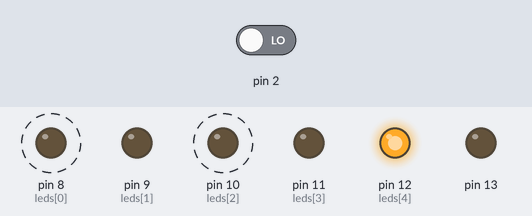
A sketch run on a simulated Arduino Uno, built with avr-gcc and run on an emulated ATmega328P. Parts: output pins drawn as LEDs (lit = HIGH). Dashed ring = blinking. The inputs (shaded band) are chosen by the test bench; at power-on: pin 2 LOW.

Above: at 1.25 s.
1.3 s: pin 2 driven HIGH
At 2.65 s:
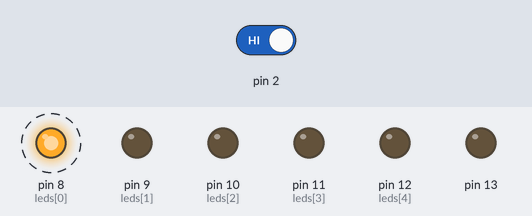
At 3.15 s:
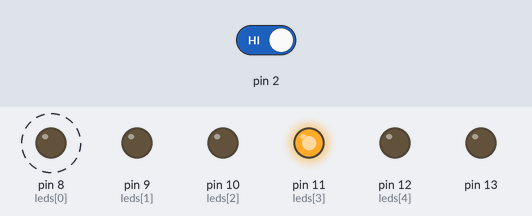
Timing chart, 0 to 10.3 s (numbered marks = the images above; inputs shaded):
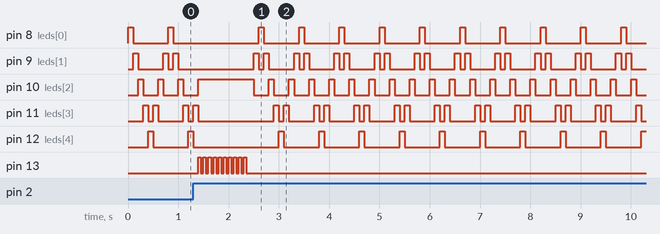

The sketch:

catchTheLED.ino
```cpp
const int buttonInterrupt = 0;  // Button interrupt 0 is internally mapped to  pin 2
volatile int buttonState = LOW; //initial button state
volatile boolean triggered = false;//tells us if the interrupt has been triggered
volatile long lastDebounceTime = 0;// the last time the interrupt was triggered
long debounceDelay = 5;//the debounce time; decrease if quick button presses are ignored

//create an array of integers that will hold the pin number
//assignments.  The array is efficient, fast and allows easy expansion
//for more leds
int leds[] = {8, 9, 10, 11, 12};

//#define The number of LEDS
//sizeof(leds)/sizeof(int) returns the total number of bytes in the array
//divided by the size of an int in bytes. This results
//in the number of elements in the array leds[].
//#define allows the code to be easily
//reused for circuits with any number of leds.
#define NUMBER_OF_LEDS (sizeof(leds)/sizeof(int))

//declare a two dimensional array of
//boolean values.  Each line is one element,
//each HIGH or LOW constant is defined
//in the Arduino library as a boolean
//value.  Using booleans is more efficient
//than using ints as they occupy less memory
//space in the Arduino board memory.

//Look at the pattern. Each line describes the state
//of all five leds as we cycle through the loop
boolean larson[][NUMBER_OF_LEDS] = {
{ HIGH, LOW, LOW, LOW, LOW},
{ LOW, HIGH, LOW, LOW, LOW},
{ LOW, LOW, HIGH, LOW, LOW},
{ LOW, LOW, LOW, HIGH, LOW},
{ LOW, LOW, LOW, LOW, HIGH},
{ LOW, LOW, LOW, HIGH, LOW},
{ LOW, LOW, HIGH, LOW, LOW},
{ LOW, HIGH, LOW, LOW, LOW},
};

//you can try different patterns for different blink
//effects with minimal code changes.  Try this one
//by uncommenting.
/*
boolean larson[][NUMBER_OF_LEDS] = {
{ HIGH, LOW, LOW, LOW, HIGH},
{ LOW, HIGH, LOW, HIGH, LOW},
{ LOW, LOW, HIGH, LOW, LOW},
{ LOW, HIGH, LOW, HIGH, LOW}
};

boolean you_won[][NUMBER_OF_LEDS] = {
{ HIGH, HIGH, HIGH, HIGH, HIGH},
{ LOW, LOW, LOW, LOW, LOW}
};

boolean larson[][NUMBER_OF_LEDS] = {
{ HIGH, LOW, LOW, LOW, LOW},
{ LOW, HIGH, LOW, LOW, LOW},
{ LOW, LOW, HIGH, LOW, LOW},
{ LOW, LOW, LOW, HIGH, LOW},
{ LOW, LOW, LOW, LOW, HIGH}
};
*/

//define FRAMES gives us the number of "frames"
//in the code.  If we change the above larson arrays,
//nothing else has to change in this #define or the
//code that follows
#define FRAMES (sizeof(larson)/(sizeof(larson[0])))

void setup() {
//attach Interrupt
attachInterrupt(buttonInterrupt, Rise, RISING);

//configure all the pins for output
for (int led=0; led<NUMBER_OF_LEDS; led++) {
  pinMode(leds[led], OUTPUT);
  }
//to indicate you won!
  pinMode(13, OUTPUT);
}

void loop(){//start loop
  //nested for loop
  //for each FRAME
  for (int frame=0; frame<FRAMES; frame++) {//start for FRAMES
    //turn on/off each pin with no delay
    for (int led=0; led<NUMBER_OF_LEDS; led++) {//start for NUMBER_OF_LEDS
      digitalWrite(leds[led], larson[frame][led]);
    }//end for NUMBER_OF_LEDs
    //check if we are in the right frame to "catch"
    if ((frame == 2)||(frame == 6))
    {
        //check if the interrupt was triggered
        if(triggered){
          //yes, we won! blink onboard led 10 times
          for (int i=0; i<10; i++) {
            digitalWrite(13, HIGH);
            delay(50);
            digitalWrite(13, LOW);
            delay(50);
          }
          //better set triggered to false so we
          //don't jump back in
          triggered = false;
        }
    }
    delay(100);//change this for a slower rate of scan
  }//end for FRAMES
 }//end loop


//Interrupt Service Routines
//Rise catches the state when the button is pressed
void Rise()
{
  long currentTime = millis();
  long difference = currentTime - lastDebounceTime;

  if (difference > debounceDelay)
  {
    lastDebounceTime = currentTime;
    if (buttonState == LOW)
    {
      buttonState = HIGH;
      ///We're in Rise, so change the interrupt to
      //catch when we are falling
      attachInterrupt(buttonInterrupt, Fall, FALLING);
    }
    triggered = true;
  }
}

//Interrupt Service Routines
//Fall catches the state when the button is released
void Fall()
{
  long currentTime = millis();
  long difference = currentTime - lastDebounceTime;

  if (difference > debounceDelay)
  {
    lastDebounceTime = currentTime;
    if (buttonState == HIGH)
    {
      buttonState = LOW;
      ///We're in Fall, so change the interrupt to
      //catch when we are rising
      attachInterrupt(buttonInterrupt, Rise, RISING);
    }
    triggered = false;
  }
}
```

Measured:
- after the input at 1.3 s, pin 13: alternates HIGH for 0.05 s and LOW for 0.05 s, 20 changes in all, then stays LOW, starting after 0.10 s
- by itself, pin 8 (leds[0]): alternates HIGH for 0.10 s and LOW for 0.70 s
- by itself, pin 9 (leds[1]): repeats every 0.80 s: LOW 0.10 s, HIGH 0.10 s, LOW 0.50 s, HIGH 0.10 s
- by itself, pin 10 (leds[2]): repeats every 0.40 s: LOW 0.30 s, HIGH 0.10 s
- by itself, pin 12 (leds[4]): repeats every 0.80 s: HIGH 0.10 s, LOW 0.70 s
